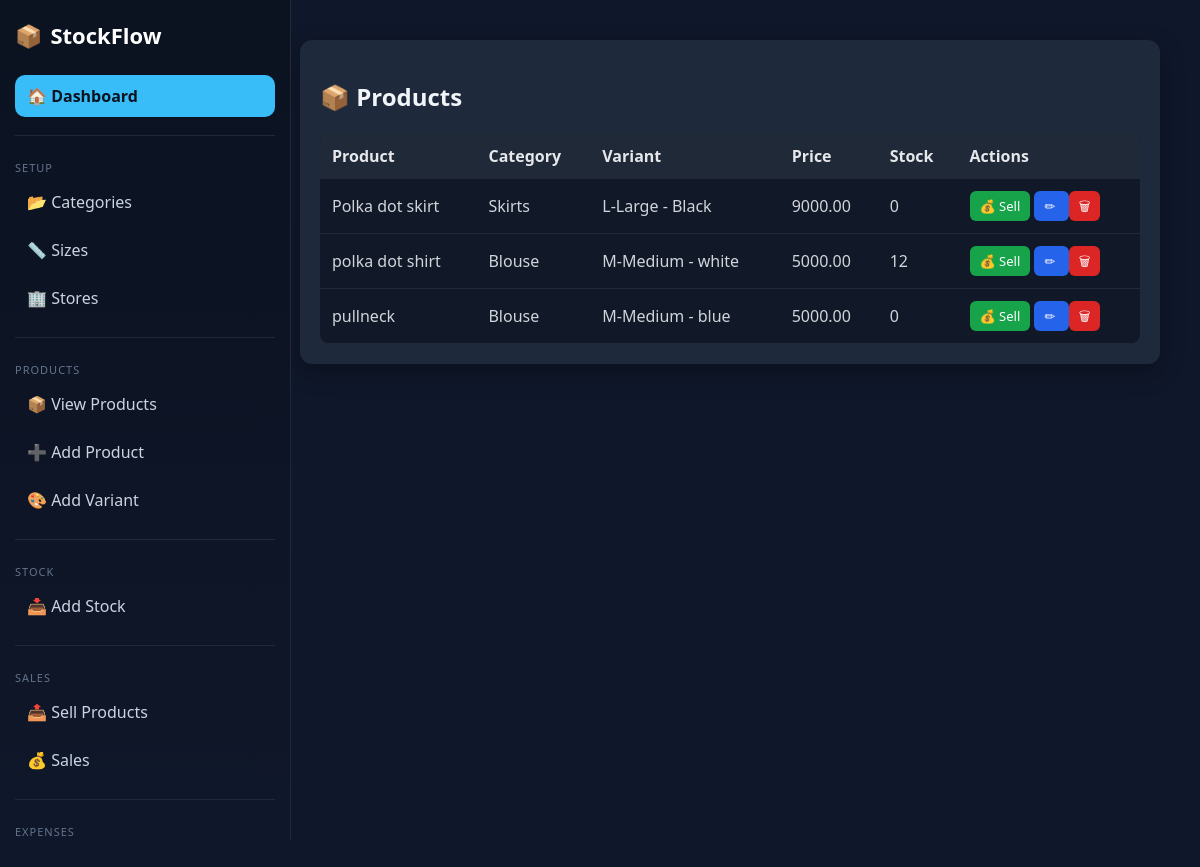
The page /inventory/products/ (signed in) on the database its author committed.
### inventory/models.py (models this page shows, shortened)
class Product(models.Model):
    product_name = models.CharField(max_length=200)
    category = models.ForeignKey(
        'Category',
        on_delete=models.PROTECT,
        related_name="products",
    )
    price = models.DecimalField(max_digits=10, decimal_places=2)
    image = models.ImageField(upload_to='products/', null=True, blank=True)
    sizes = models.ManyToManyField(Size, blank=True)

class Category(models.Model):
    name = models.CharField(max_length=120, unique=True)

class ProductVariant(models.Model):
    product = models.ForeignKey('Product', on_delete=models.CASCADE, related_name="variants")
    size = models.ForeignKey(Size, on_delete=models.SET_NULL, null=True, blank=True)
    color = models.CharField(max_length=30, blank=True, null=True)
    price = models.DecimalField(max_digits=10, decimal_places=2, validators=[MinValueValidator(0.01)])

class Size(models.Model):
    name = models.CharField(max_length=10)  # S, M, L, XL
    def __str__(self):
        return self.name

### inventory/views.py (the view)
# urls.py: path('products/',product_list, name='product_list'),
@login_required
def product_list(request):
    check_low_stock()
    products = Product.objects.prefetch_related('variants').all()
    stock_map = {
        s.variant_id: s.quantity for s in Stock.objects.all()
    }
    context = {
        "products": products,
        "stock_map": stock_map
    }
    return render(request, "inventory/product_list.html", context)

### inventory/templatetags/custom_filters.py (called while the page is built)
@register.filter
def get_item(dictionary, key):
    return dictionary.get(key, 0)

### inventory/utils.py (called while the page is built)
def check_low_stock():
    low_items = Stock.objects.filter(quantity__lte=5)
    for item in low_items:
        if not item.variant:
            continue
        product_name = item.variant.product.product_name
        variant_details = f"{item.variant.size} - {item.variant.color}"
        exists = Notification.objects.filter(
            message__icontains=product_name,
            type="WARNING"
        ).exists()
        if not exists:
            Notification.objects.create(
                type="WARNING",
                message=f"Low stock: {product_name} ({variant_details}) - {item.quantity} left"
            )

### inventory/templates/inventory/product_list.html (shortened to what this page needs)
{% extends 'base.html' %}
{% load static %}
{% load custom_filters %}
{% block content %}
<div class="card">
    <h2>📦 Products</h2>
    <table class="table product-table">
        <thead>
            <tr>
                <th>Product</th>
                <th>Category</th>
                <th>Variant</th>
                <th>Price</th>
                <th>Stock</th>
                <th>Actions</th>
            </tr>
        </thead>
        <tbody>
            {% for product in products %}
                {% for variant in product.variants.all %}
                <tr>
                    <td>
                        {{ product.product_name }}
                    </td>
                    <td>
                        {{ product.category.name }}
                    </td>
                    <td>
                        {{ variant.size }}
                        -
                        {{ variant.color }}
                    </td>
                    <td>
                        {{ variant.price }}
                    </td>
                    <td>
                        {{ stock_map|get_item:variant.id|default:"0" }}
                    </td>
                    <td>
                        <a href="{% url 'sell_product'  variant.id %}" class="btn">
                            💰 Sell
                        </a>
                        <a href="{% url 'edit_variant' variant.id %}"
                           class="btn-edit">
                            ✏
                        </a>
                        <a href="{% url 'delete_variant' variant.id %}"
                           class="btn-delete">
                            🗑
                        </a>
                    </td>
                </tr>
                {% endfor %}
            {% endfor %}
        </tbody>
    </table>
</div>
{% endblock %}

### inventory/static/inventory/base.css (style rules this page uses)
body { margin: 0; font-family: 'Segoe UI', sans-serif; background: #0f172a; color: #fff; }
.card { background: #1e293b; padding: 20px; border-radius: 12px; margin-bottom: 20px; box-shadow: 0 8px 25px rgba(0,0,0,0.3); }
.table { width: 100%; border-collapse: collapse; background: #111827; border-radius: 10px; overflow: hidden; margin-top: 10px; }
.table th { background: #1f2937; padding: 12px; text-align: left; font-weight: 600; color: #e5e7eb; }
.table td { padding: 12px; border-bottom: 1px solid #1f2937; color: #d1d5db; }
.btn { background: #16a34a; color: white; padding: 6px 10px; border-radius: 6px; text-decoration: none; font-size: 13px; display: inline-block; }
.btn-edit { background: #2563eb; padding: 6px 10px; border-radius: 6px; color: white; text-decoration: none; font-size: 13px; }
.btn-delete { background: #dc2626; padding: 6px 10px; border-radius: 6px; color: white; text-decoration: none; font-size: 13px; }
h1, h2, h3 { color: #f1f5f9; }
a { color: #60a5fa; }

### rows shown on the page
Product: product_name "Polka dot skirt", category.name "Skirts"
ProductVariant: size "L-Large", color "Black", price "9000.00", id "0"
Product: product_name "polka dot shirt", category.name "Blouse"
ProductVariant: size "M-Medium", color "white", price "5000.00", id "12"
Product: product_name "pullneck", category.name "Blouse"
ProductVariant: size "M-Medium", color "blue", price "5000.00", id "0"
